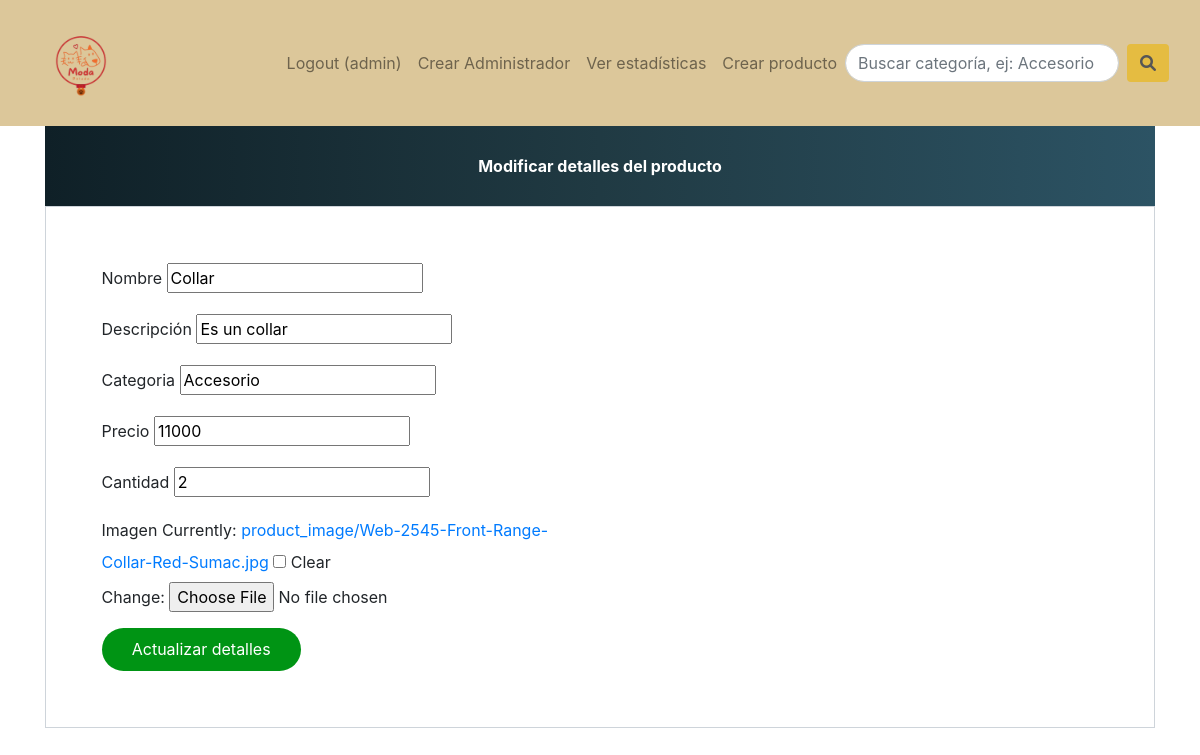
Before: /update-product/1 (signed in) with the older database file.
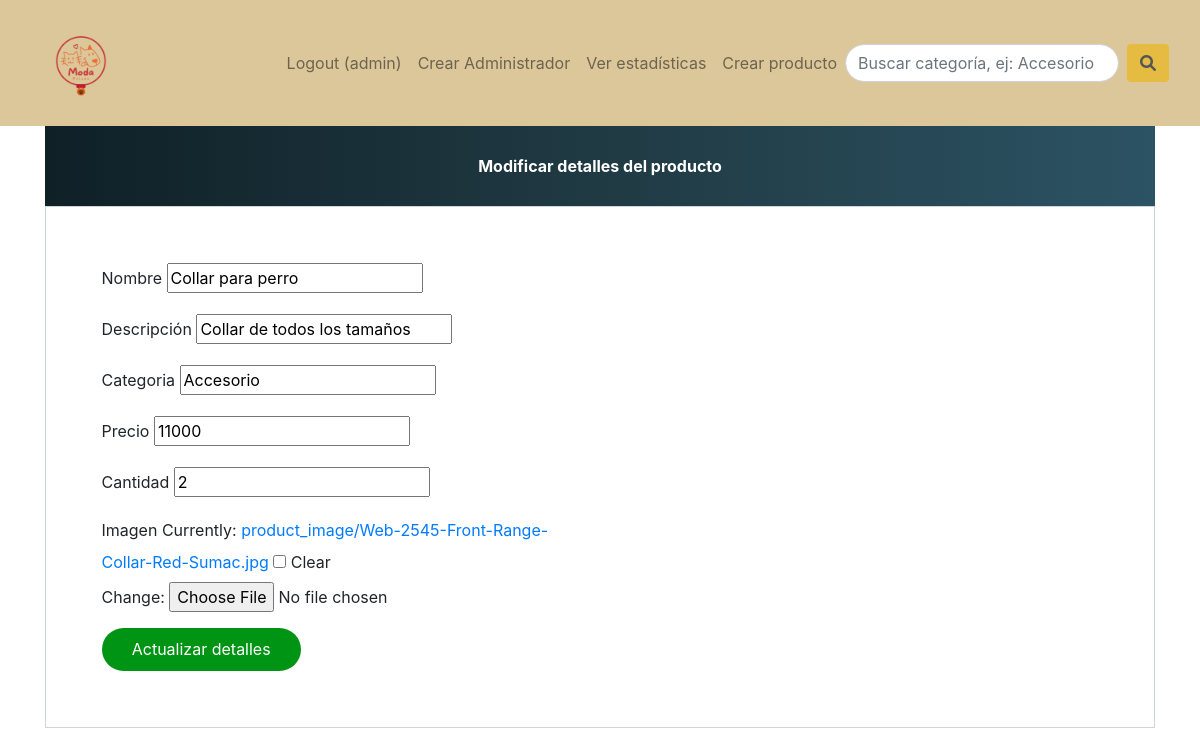
After: the same page with the newer database file.
### products/models.py (models this page shows, shortened)
class Product(models.Model):
    name=models.CharField(max_length=40)
    description=models.CharField(max_length=40)
    product_image= models.ImageField(upload_to='product_image/',null=True,blank=True)
    price = models.PositiveIntegerField()
    category = models.CharField(max_length = 70)
    quantity = models.IntegerField()

### products/views.py (the view)
# urls.py: path('update-product/<int:pk>', productViews.update_product_view,name='update-product'),
@login_required
def update_product_view(request,pk):
    product=models.Product.objects.get(id=pk)
    product_form=forms.ProductForm(instance=product)
    if request.method == 'POST':
        product_form = forms.ProductForm(request.POST, request.FILES, instance=product)
        if product_form.is_valid():
            product_form.save()
            return HttpResponseRedirect('..')
    else:
        product_form = forms.ProductForm(instance=product)
    return render(request,'products/update_product.html',{'productForm':product_form})

### products/forms.py
class ProductForm(forms.ModelForm):
    class Meta:
        model=models.Product
        fields=['name','description','product_image','price','category','quantity']

### templates/products/update_product.html (shortened to what this page needs)
{% extends 'base.html' %}
{% block content %}
<!DOCTYPE html>
<html lang="en">
    <head>
        <link href="//maxcdn.bootstrapcdn.com/bootstrap/4.1.1/css/bootstrap.min.css" rel="stylesheet" id="bootstrap-css">
    </head>
    <body>
        <form method="post" enctype="multipart/form-data">
            <div class="container register-form">
            <div class="form">
                <div class="note">
                <p>Modificar detalles del producto</p>
                </div>
                <div class="form-content">
                <div class="row">
                    <div class="col-md-6">
                    <div class="form-group">
                        <label for="id_name">Nombre</label>
                        {{ productForm.name }}
                    </div>
                    <div class="form-group">
                        <label for="id_description">Descripción</label>
                        {{ productForm.description }}
                    </div>
                    <div class="form-group">
                        <label for="id_category">Categoria</label>
                        {{ productForm.category }}
                    </div>
                    <div class="form-group">
                        <label for="id_price">Precio</label>
                        {{ productForm.price }}
                    </div>
                    <div class="form-group">
                        <label for="id_quantity">Cantidad</label>
                        {{ productForm.quantity }}
                    </div>
                    <div class="form-group">
                        <label for="id_product_image">Imagen</label>
                        {{ productForm.product_image }}
                    </div>
                </div>
                </div>
                <button type="submit" class="btnSubmit">Actualizar detalles</button>
            </div>
            </div>
        </form>
    </body>
</html>
{% endblock content %}

Changed rows visible on the page:
changed Product "Accesorio": name "Collar" → "Collar para perro"; description "Es un collar" → "Collar de todos los tamaños"
